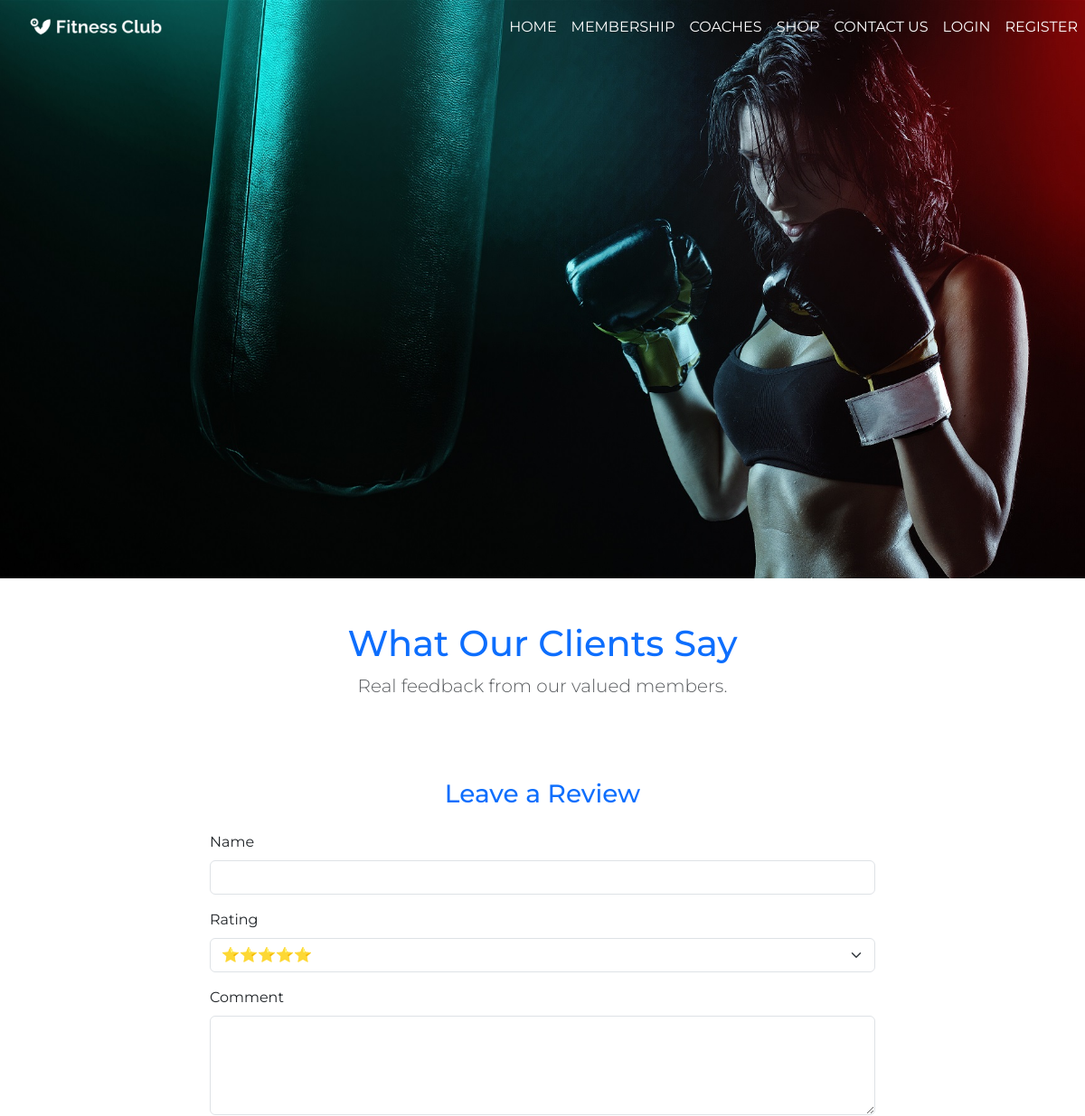
The page /reviews/ (upper part) on the database as committed earlier.
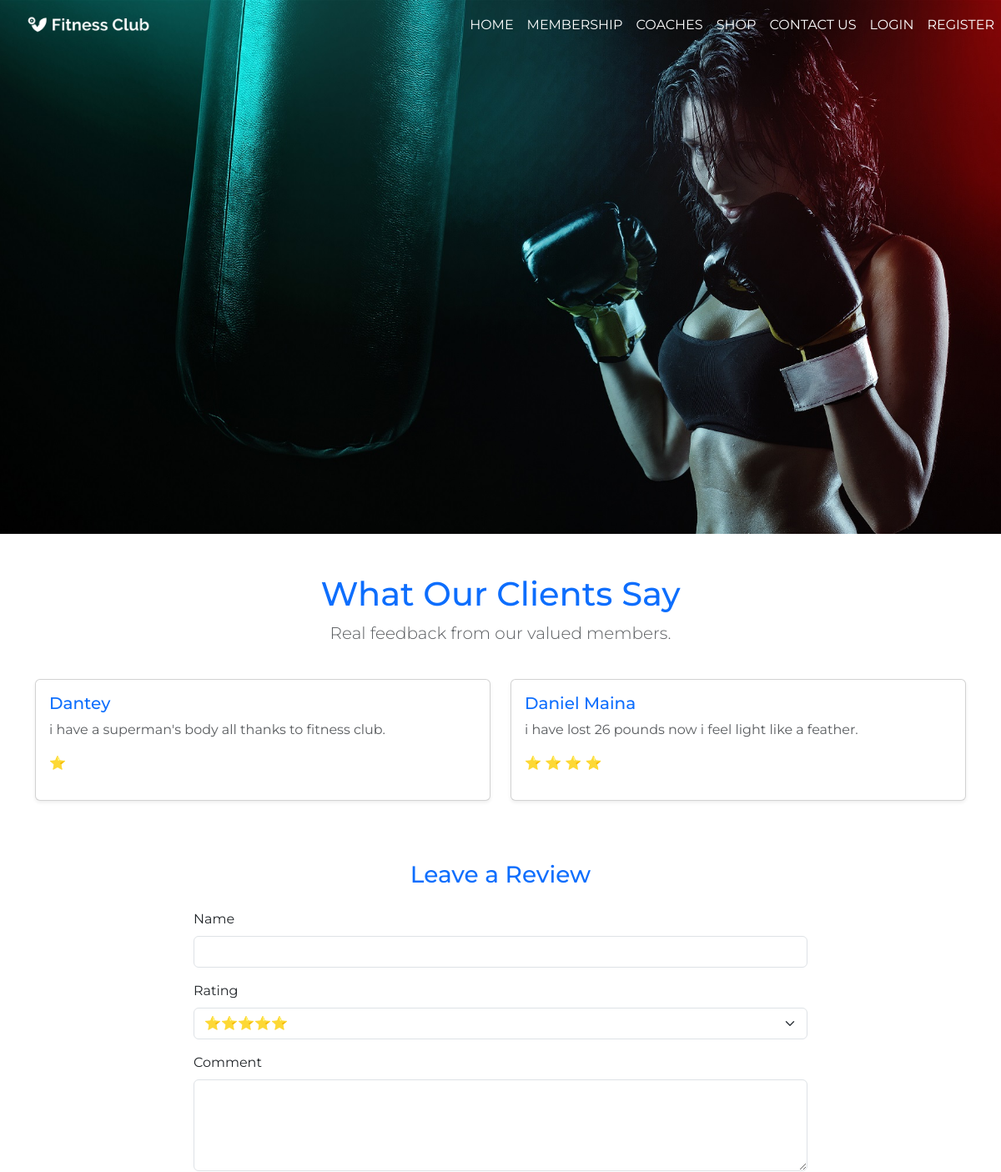
The same page on the database as committed later.
### gym/models.py (models this page shows, shortened)
class Review(models.Model):
    name = models.CharField(max_length=100)
    rating = models.PositiveIntegerField(choices=[(i, i) for i in range(1, 6)])
    comment = models.TextField()
    created_at = models.DateTimeField(auto_now_add=True)

### gym/views.py (the view)
# urls.py: path('reviews/', views.ReviewsPageView.as_view(), name='reviews'),
class ReviewsPageView(View):
    def get(self, request):
        reviews = Review.objects.all()
        return render(request, 'gym/reviews.html', {'reviews': reviews})

### gym/templatetags/custom_filters.py (called while the page is built)
@register.filter
def get_range(value):
    return range(value)  # returns a range object based on the integer value

### gym/templates/gym/reviews.html (shortened to what this page needs)
{% extends 'base.html' %}
{% load static %}
{% load custom_filters %}
{% block main_content %}
<section id="reviews" class="my-5">
    <div class="container">
        <div class="row text-center mb-4">
            <div class="col">
                <h1 class="text-primary">What Our Clients Say</h1>
                <p class="lead text-muted">Real feedback from our valued members.</p>
            </div>
        </div>
        <div class="row">
            {% for review in reviews %}
            <div class="col-md-6 mb-4">
                <div class="card shadow-sm">
                    <div class="card-body">
                        <h5 class="card-title text-primary">{{ review.name }}</h5>
                        <p class="card-text text-muted">{{ review.comment }}</p>
                        <p class="text-warning">
                            {% for i in review.rating|get_range %}
                                ⭐
                            {% endfor %}
                        </p>
                    </div>
                </div>
            </div>
            {% endfor %}
        </div>
        <div class="row mt-5">
            <div class="col-md-8 mx-auto">
                <h3 class="text-center text-primary mb-4">Leave a Review</h3>
                <form method="POST" action="{% url 'gym:submit_review' %}">
                    <div class="mb-3">
                        <label for="name" class="form-label">Name</label>
                        <input type="text" id="name" name="name" class="form-control" required>
                    </div>
                    <div class="mb-3">
                        <label for="rating" class="form-label">Rating</label>
                        <select id="rating" name="rating" class="form-select" required>
                            <option value="5">⭐⭐⭐⭐⭐</option>
                        </select>
                    </div>
                    <div class="mb-3">
                        <label for="comment" class="form-label">Comment</label>
                        <textarea id="comment" name="comment" rows="4" class="form-control" required></textarea>
                    </div>
                </form>
            </div>
        </div>
    </div>
</section>
{% endblock %}

Rows that differ between the two databases and show on the page:
added Review: name "Dantey", comment "i have a superman's body all thanks to fitness club.", rating 1 (drawn)
added Review: name "Daniel Maina", comment "i have lost 26 pounds now i feel light like a feather.", rating 4 (drawn)
